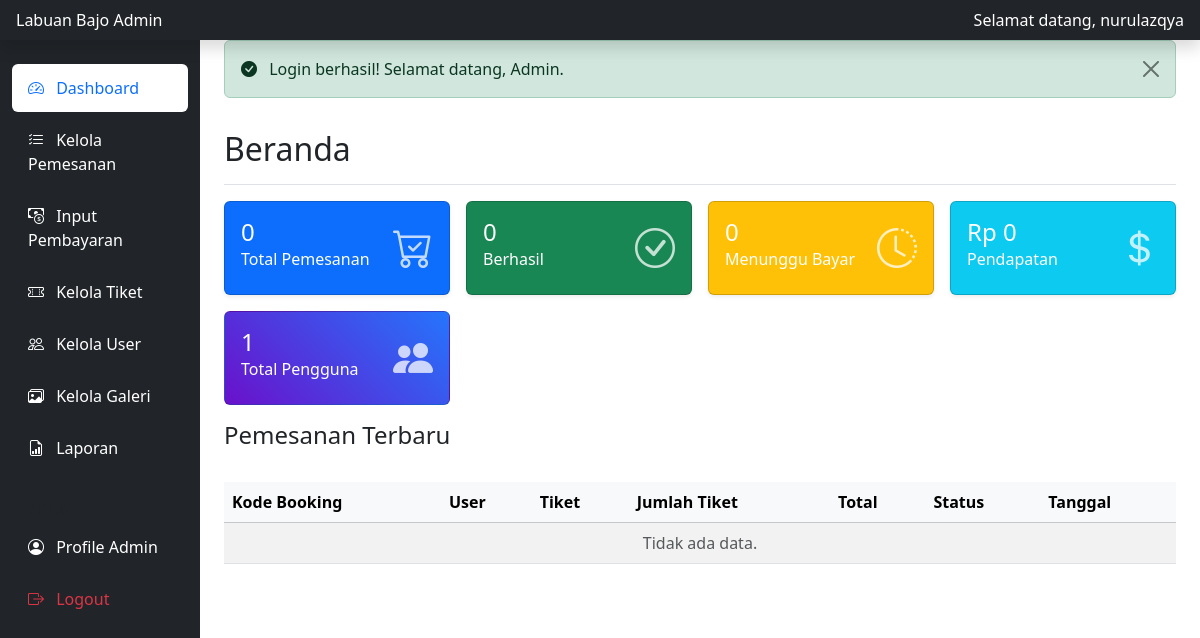
The page /admin/halaman/index.php (signed in) on the database as committed earlier.
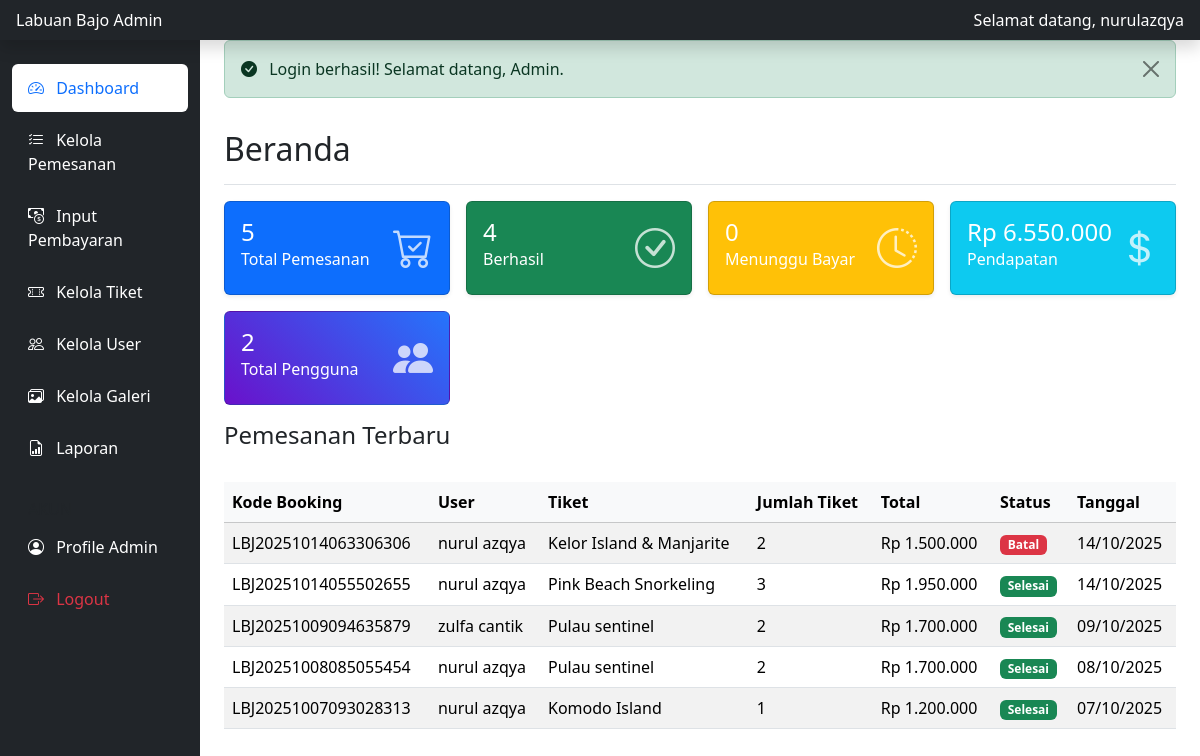
The same page on the database as committed later.
### tables this page shows
CREATE TABLE `pemesanan` (
  `id` int NOT NULL,
  `kode_booking` varchar(50) NOT NULL,
  `user_id` int NOT NULL,
  `tiket_id` int NOT NULL,
  `tanggal_kunjungan` date NOT NULL,
  `jumlah_tiket` int NOT NULL,
  `total_harga` decimal(10,2) NOT NULL,
  `status` enum('pending','dibayar','selesai','batal') DEFAULT 'pending',
  `metode_pembayaran` varchar(20) NOT NULL DEFAULT 'offline',
  `jenis` varchar(20) NOT NULL DEFAULT 'booking',
  `batas_waktu` datetime DEFAULT NULL,
  `created_at` timestamp NULL DEFAULT CURRENT_TIMESTAMP,
  `updated_at` timestamp NULL DEFAULT CURRENT_TIMESTAMP ON UPDATE CURRENT_TIMESTAMP
);

CREATE TABLE `users` (
  `id` int NOT NULL,
  `username` varchar(50) NOT NULL,
  `password` varchar(255) NOT NULL,
  `email` varchar(100) NOT NULL,
  `nama_lengkap` varchar(100) NOT NULL,
  `no_hp` varchar(15) NOT NULL,
  `profile_photo` varchar(255) DEFAULT NULL,
  `role` enum('admin','user') NOT NULL DEFAULT 'user',
  `created_at` timestamp NULL DEFAULT CURRENT_TIMESTAMP
);

CREATE TABLE `tiket` (
  `id` int NOT NULL,
  `nama_paket` varchar(100) NOT NULL,
  `deskripsi` text NOT NULL,
  `harga` decimal(10,2) NOT NULL,
  `durasi` varchar(50) NOT NULL,
  `kategori` varchar(50) NOT NULL,
  `gambar` varchar(255) NOT NULL,
  `stok` int DEFAULT '0',
  `status` enum('aktif','nonaktif') DEFAULT 'aktif',
  `fasilitas` text,
  `itinerary` text,
  `syarat` text,
  `latitude` decimal(10,6) DEFAULT NULL,
  `longitude` decimal(10,6) DEFAULT NULL,
  `created_at` timestamp NULL DEFAULT CURRENT_TIMESTAMP,
  `updated_at` timestamp NULL DEFAULT CURRENT_TIMESTAMP ON UPDATE CURRENT_TIMESTAMP
);

### admin/halaman/dashboard.php (the view, shortened to what this page needs)
<?php
include '../../database/konek.php';
include '../../includes/boot.php';
include '../../includes/alerts.php';
$query_total = $konek->prepare("SELECT COUNT(*) as total FROM pemesanan");
$query_total->execute();
$result_total = $query_total->get_result();
$totalPemesanan = $result_total->fetch_assoc()['total'];
$query_selesai = $konek->prepare("SELECT COUNT(*) as total FROM pemesanan WHERE status = 'selesai'");
$query_selesai->execute();
$result_selesai = $query_selesai->get_result();
$totalSelesai = $result_selesai->fetch_assoc()['total'];
$query_pending = $konek->prepare("SELECT COUNT(*) as total FROM pemesanan WHERE status = 'pending'");
$query_pending->execute();
$result_pending = $query_pending->get_result();
$totalPending = $result_pending->fetch_assoc()['total'];
$query_pendapatan = $konek->prepare("SELECT SUM(total_harga) as total FROM pemesanan WHERE status = 'selesai'");
$query_pendapatan->execute();
$result_pendapatan = $query_pendapatan->get_result();
$pendapatan = $result_pendapatan->fetch_assoc()['total'] ?? 0;
$query_total_user = $konek->prepare("SELECT COUNT(*) as total FROM users WHERE role = 'user'");
$query_total_user->execute();
$result_total_user = $query_total_user->get_result();
$totalUser = $result_total_user->fetch_assoc()['total'];
$query_recent = $konek->prepare("
    SELECT p.kode_booking, u.nama_lengkap, t.nama_paket, p.jumlah_tiket,
           p.total_harga, p.status, p.created_at
    FROM pemesanan p
    JOIN users u ON p.user_id = u.id
    JOIN tiket t ON p.tiket_id = t.id
    ORDER BY p.created_at DESC
    LIMIT 5
");
$query_recent->execute();
$recentBookings = $query_recent->get_result();
?>
<div class="d-flex justify-content-between flex-wrap flex-md-nowrap align-items-center pt-3 pb-2 mb-3 border-bottom">
    <h1 class="h2">Beranda</h1>
</div>
<div class="row g-3 mb-4">
    <div class="col-xl-3 col-md-6">
        <div class="card text-white bg-primary shadow-sm">
            <div class="card-body">
                <div class="d-flex justify-content-between">
                    <div>
                        <h4 class="mb-0"><?php echo $totalPemesanan; ?></h4>
                        <p class="mb-0">Total Pemesanan</p>
                    </div>
                    <i class="bi bi-cart-check fs-1 opacity-75"></i>
                </div>
            </div>
        </div>
    </div>
    <div class="col-xl-3 col-md-6">
        <div class="card text-white bg-success shadow-sm">
            <div class="card-body">
                <div class="d-flex justify-content-between">
                    <div>
                        <h4 class="mb-0"><?php echo $totalSelesai; ?></h4>
                        <p class="mb-0">Berhasil</p>
                    </div>
                    <i class="bi bi-check-circle fs-1 opacity-75"></i>
                </div>
            </div>
        </div>
    </div>
    <div class="col-xl-3 col-md-6">
        <div class="card text-white bg-warning shadow-sm">
            <div class="card-body">
                <div class="d-flex justify-content-between">
                    <div>
                        <h4 class="mb-0"><?php echo $totalPending; ?></h4>
                        <p class="mb-0">Menunggu Bayar</p>
                    </div>
                    <i class="bi bi-clock-history fs-1 opacity-75"></i>
                </div>
            </div>
        </div>
    </div>
    <div class="col-xl-3 col-md-6">
        <div class="card text-white bg-info shadow-sm">
            <div class="card-body">
                <div class="d-flex justify-content-between">
                    <div>
                        <h4 class="mb-0">Rp <?php echo number_format($pendapatan, 0, ',', '.'); ?></h4>
                        <p class="mb-0">Pendapatan</p>
                    </div>
                    <i class="bi bi-currency-dollar fs-1 opacity-75"></i>
                </div>
            </div>
        </div>
    </div>
<div class="col-xl-3 col-md-6 ">
    <div class="card text-white" style="background: linear-gradient(45deg, #6a11cb, #2575fc);">
        <div class="card-body">
            <div class="d-flex justify-content-between">
                <div>
                    <h4 class="mb-0"><?php echo $totalUser; ?></h4>
                    <p class="mb-0">Total Pengguna</p>
                </div>
                <i class="bi bi-people-fill fs-1 opacity-75"></i>
            </div>
        </div>
    </div>
</div>
<h4 class="mb-3">Pemesanan Terbaru</h4>
<div class="table-responsive">
    <table class="table table-striped table-hover align-middle">
        <thead class="table-light">
            <tr>
                <th>Kode Booking</th>
                <th>User</th>
                <th>Tiket</th>
                <th>Jumlah Tiket</th>
                <th>Total</th>
                <th>Status</th>
                <th>Tanggal</th>
            </tr>
        </thead>
        <tbody>
            <?php if ($recentBookings->num_rows > 0) {
                while($row = $recentBookings->fetch_assoc()) {
                    $statusClass = ($row['status']=='pending')?'bg-warning text-dark':
                                   (($row['status']=='dibayar')?'bg-info':
                                   (($row['status']=='selesai')?'bg-success':'bg-danger'));
                    echo "<tr>
                        <td>" . htmlspecialchars($row['kode_booking']) . "</td>
                        <td>" . htmlspecialchars($row['nama_lengkap']) . "</td>
                        <td>" . htmlspecialchars($row['nama_paket']) . "</td>
                        <td>" . htmlspecialchars($row['jumlah_tiket']) . "</td>
                        <td>Rp " . number_format($row['total_harga'], 0, ',', '.') . "</td>
                        <td><span class='badge $statusClass'>" . ucfirst(htmlspecialchars($row['status'])) . "</span></td>
                        <td>" . date('d/m/Y', strtotime($row['created_at'])) . "</td>
                    </tr>";
                }
            } else {
                echo "<tr><td colspan='7' class='text-center text-muted'>Tidak ada data.</td></tr>";
            } ?>
        </tbody>
    </table>
</div>

### includes/boot.php (shortened to what this page needs)
<!doctype html>
<html lang="en">
<head>
    <link href="https://cdn.jsdelivr.net/npm/bootstrap@5.3.8/dist/css/bootstrap.min.css" rel="stylesheet">
    <link rel="stylesheet" href="https://cdn.jsdelivr.net/npm/bootstrap-icons@1.13.1/font/bootstrap-icons.min.css">
</head>
<body>
</body>
</html>

### admin/halaman/index.php (shortened to what this page needs)
<?php
include '../../includes/boot.php';
 $page = isset($_GET['page']) ? $_GET['page'] : 'dashboard';
 $content_file = __DIR__ . '/' . $page . '.php';
 ob_end_flush(); ?>
<!DOCTYPE html>
<html lang="id">
<head>
    <link href="https://cdn.jsdelivr.net/npm/bootstrap@5.3.0/dist/css/bootstrap.min.css" rel="stylesheet">
    <link rel="stylesheet" href="https://cdn.jsdelivr.net/npm/bootstrap-icons@1.10.0/font/bootstrap-icons.css">
</head>
<body>
<header class="navbar navbar-dark sticky-top bg-dark flex-md-nowrap p-0 shadow">
  <a class="navbar-brand col-md-3 col-lg-2 me-0 px-3 fs-6" href="#">Labuan Bajo Admin</a>
  <div class="navbar-nav">
    <div class="nav-item text-nowrap">
      <a class="nav-link px-3 text-white" href="#">Selamat datang, <?php echo htmlspecialchars($_SESSION['username']); ?></a>
    </div>
  </div>
</header>
<div class="container-fluid">
  <div class="row">
    <nav id="sidebarMenu" class="col-md-3 col-lg-2 d-md-block bg-dark sidebar collapse">
      <div class="position-sticky pt-3 sidebar-sticky">
        <ul class="nav flex-column">
          <li class="nav-item"><a class="nav-link <?php echo ($page == 'dashboard') ? 'active' : ''; ?>" href="?page=dashboard"><i class="bi bi-speedometer2 me-2"></i> Dashboard</a></li>
          <li class="nav-item"><a class="nav-link <?php echo ($page == 'kelola_pemesanan') ? 'active' : ''; ?>" href="?page=kelola_pemesanan"><i class="bi bi-list-check me-2"></i> Kelola Pemesanan</a></li>
          <li class="nav-item"><a class="nav-link <?php echo ($page == 'input_pembayaran') ? 'active' : ''; ?>" href="?page=input_pembayaran"><i class="bi bi-cash-coin me-2"></i> Input Pembayaran</a></li>
          <li class="nav-item"><a class="nav-link <?php echo ($page == 'kelola_tiket') ? 'active' : ''; ?>" href="?page=kelola_tiket"><i class="bi bi-ticket-perforated me-2"></i> Kelola Tiket</a></li>
          <li class="nav-item"><a class="nav-link <?php echo ($page == 'kelola_user') ? 'active' : ''; ?>" href="?page=kelola_user"><i class="bi bi-people me-2"></i> Kelola User</a></li>
          <li class="nav-item"><a class="nav-link <?php echo ($page == 'kelola_galeri') ? 'active' : ''; ?>" href="?page=kelola_galeri"><i class="bi bi-images me-2"></i> Kelola Galeri</a></li>
          <li class="nav-item"><a class="nav-link <?php echo ($page == 'laporan') ? 'active' : ''; ?>" href="?page=laporan"><i class="bi bi-file-earmark-bar-graph me-2"></i> Laporan</a></li>
        </ul>
        <h6 class="sidebar-heading d-flex justify-content-between align-items-center px-3 mt-4 mb-1 text-muted text-uppercase">
            <span>Akun</span>
        </h6>
        <ul class="nav flex-column mb-2">
            <li class="nav-item">
                <a class="nav-link <?php echo ($page == 'admin_profile') ? 'active' : ''; ?>" href="?page=admin_profile">
                    <i class="bi bi-person-circle me-2"></i> Profile Admin
                </a>
            </li>
            <li class="nav-item">
                <a class="nav-link text-danger" href="../login/logout.php">
                    <i class="bi bi-box-arrow-right me-2"></i> Logout
                </a>
            </li>
        </ul>
      </div>
    </nav>
    <main class="col-md-9 ms-sm-auto col-lg-10 px-md-4 main-content">
      <?php
      if (file_exists($content_file)) {
          include $content_file;
      } else {
          echo '<div class="alert alert-danger">Halaman tidak ditemukan.</div>';
      }
      ?>
    </main>
  </div>
</div>
</body>
</html>

### includes/alerts.php (shortened to what this page needs)
<?php
if (isset($_SESSION['success_message'])): ?>
    <div class="alert alert-success alert-dismissible fade show" role="alert">
        <i class="bi bi-check-circle-fill me-2"></i>
        <?php echo htmlspecialchars($_SESSION['success_message']); ?>
        <button type="button" class="btn-close" data-bs-dismiss="alert" aria-label="Close"></button>
    </div>
<?php endif; ?>

### admin/halaman/index.php (style rules this page uses)
.sidebar { position: fixed; top: 0; bottom: 0; left: 0; z-index: 100; padding: 48px 0 0; }
.sidebar-sticky { position: relative; top: 0; height: calc(100vh - 48px); padding-top: .5rem; overflow-x: hidden; overflow-y: auto; }
.sidebar .nav-link { font-weight: 500; color: #fff; padding: 0.75rem 1rem; border-radius: 0.375rem; margin-bottom: 0.25rem; }
.sidebar .nav-link.active { color: #0d6efd; background-color: #fff; }
.main-content { margin-left: 240px; }

Rows that differ between the two databases and show on the page:
added pemesanan: kode_booking "LBJ20251014063306306", user.nama_lengkap "nurul azqya", tiket.nama_paket "Kelor Island & Manjarite", jumlah_tiket "2", total_harga "1.500.000", status "Batal", created_at "14/10/2025"
added pemesanan: kode_booking "LBJ20251014055502655", user.nama_lengkap "nurul azqya", tiket.nama_paket "Pink Beach Snorkeling", jumlah_tiket "3", total_harga "1.950.000", status "Selesai", created_at "14/10/2025"
added pemesanan: kode_booking "LBJ20251009094635879", user.nama_lengkap "zulfa cantik", tiket.nama_paket "Pulau sentinel", jumlah_tiket "2", total_harga "1.700.000", status "Selesai", created_at "09/10/2025"
added pemesanan: kode_booking "LBJ20251008085055454", user.nama_lengkap "nurul azqya", tiket.nama_paket "Pulau sentinel", jumlah_tiket "2", total_harga "1.700.000", status "Selesai", created_at "08/10/2025"
added pemesanan: kode_booking "LBJ20251007093028313", user.nama_lengkap "nurul azqya", tiket.nama_paket "Komodo Island", jumlah_tiket "1", total_harga "1.200.000", status "Selesai", created_at "07/10/2025"
Other text that changed with them:
$totalPemesanan: "0" → "5"
$totalSelesai: "0" → "4"
$pendapatan: "0" → "6.550.000"
$totalUser: "1" → "2"
text no longer shown: "Tidak ada data."
